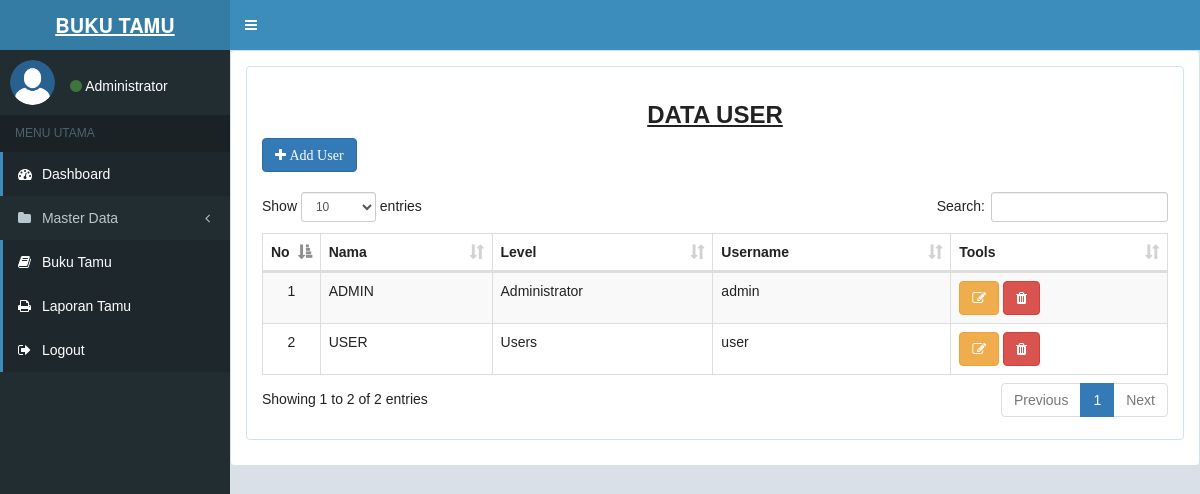
The app's page /views.php?page=list_user (signed in) with its own data.
### tables this page shows
CREATE TABLE `tbl_user` (
  `id_user` int(11) NOT NULL,
  `nama` varchar(30) NOT NULL,
  `level` varchar(20) NOT NULL,
  `username` varchar(15) NOT NULL,
  `password` varchar(32) NOT NULL
);

### views.php (called while the page is built, shortened)
<?php
include_once('class/class.index.php');
	$main = new Index();
	$main -> views();
?>

### class/class.user.php (called while the page is built, shortened)
<?php
class User{
	private $conn;
	private $table_name = "tbl_user";
	public function __construct($db){
		$this->conn = $db;
	}
	function read(){
		$query = "SELECT * FROM ".$this->table_name." ORDER BY id_user ASC";
		$stmt = $this->conn->prepare( $query );
		$stmt->execute();
		return $stmt;
	}
}
?>

### views/list_user.php (the view, shortened to what this page needs)
<?php
include_once("class/class.user.php");
$user = new User($db);
$stmt = $user->read();
?>
<head>
	<link href="assets/js/datatables.min.css" rel="stylesheet">
	<link href="assets/css/bootstrap.min.css" rel="stylesheet">
	<link href="assets/css/bootstrap.datatable.css" rel="stylesheet">
	<link href="assets/css/style.css" rel="stylesheet">
</head>
<div class="content-utama">
	<center><h3><u><b>DATA USER</b></u></h3></center>
		<a href="?page=add_user" class="btn btn-primary fa fa-plus"> Add User</a> <br>
		<br><table class="table table-striped table-bordered" id="data">
			<thead>
				<tr>
					<th>No</th>
					<th>Nama</th>
					<th>Level</th>
					<th>Username</th>
					<th>Tools</th>
			</thead>
			<tbody>
			<?php
				$i=1;
				while ($row = $stmt->fetch(PDO::FETCH_ASSOC)){
			?>
				<tr>
					<td align="center" width="1%"><?php echo $i; ?></td>
					<td><?php echo $row['nama']; ?></td>
					<td><?php echo $row['level']; ?></td>
					<td><?php echo $row['username']; ?></td>
					<td>
						<a class="btn btn-warning fa fa-edit" href="?page=update_user&id_user=<?php echo $row['id_user']; ?>" title="Edit"></a>
						<a class="btn btn-danger fa fa-trash" href="?page=delete_user&id_user=<?php echo $row['id_user']; ?>" title="Hapus" onclick="return confirm('Yakin ingin menghapus data ?')"></a>
					</td>
				</tr>
			<?php $i++; } ?>
			</tbody>
		</table>
</div>

### assets/css/admin.css (style rules this page uses)
body { background:#d9e0e7; }
.content-utama { padding: 15px; background-color: #fff; border-radius: 4px; border : 1px solid #cfe3ed; z-index: auto; margin-bottom: 10px; min-height: 100px; }

### assets/css/style.css (style rules this page uses)
body { color:#222; font-family: 'lucida grande',tahoma,verdana,arial,sans-serif; font-size:14px; background-color:#d9e0e7; }

### records on screen
tbl_user: nama "ADMIN", level "Administrator", username "admin"
tbl_user: nama "USER", level "Users", username "user"

### other values on screen
$_SESSION['level'] "Administrator"
